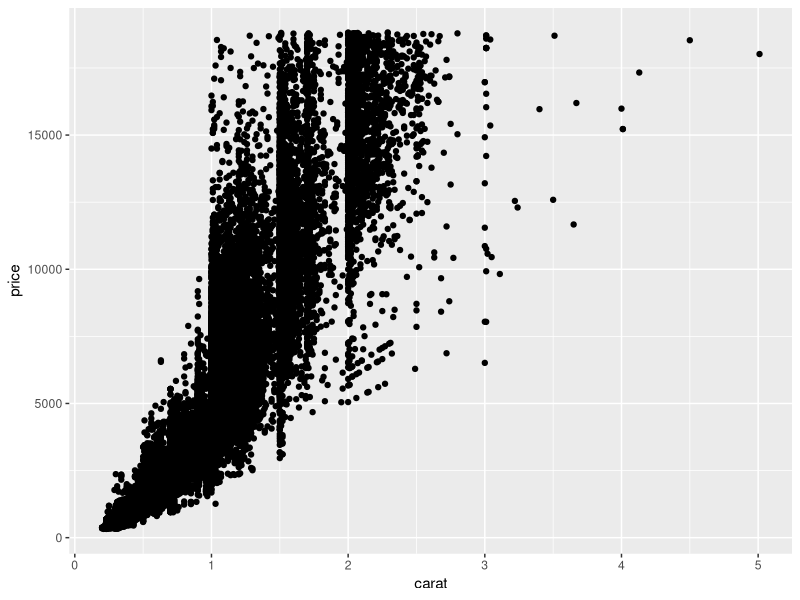
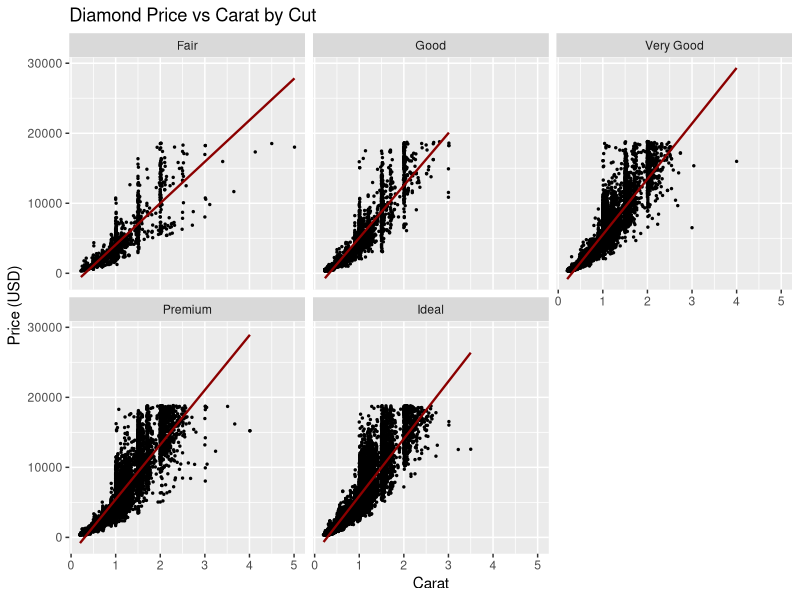

Source code (R) for these figures, in order:
## ---- chunk 1
library(tidyverse)
## ---- chunk 2
## TASK: Plot `price` vs `carat` below
## Your code here!
diamonds %>%
  ggplot(aes(carat,price)) +
  geom_point()
## ---- chunk 3
## TASK: Plot `price`, `carat`, and `cut` below
## Your code here!

ggplot(diamonds, aes(x = carat, y = price)) +
  geom_point(size = 0.5) +
  geom_smooth(method = "lm", se = FALSE, color = "darkred", size = 0.8) +
  facet_wrap(~ cut) +
  labs(
    title = "Diamond Price vs Carat by Cut",
    x = "Carat",
    y = "Price (USD)"
  )

